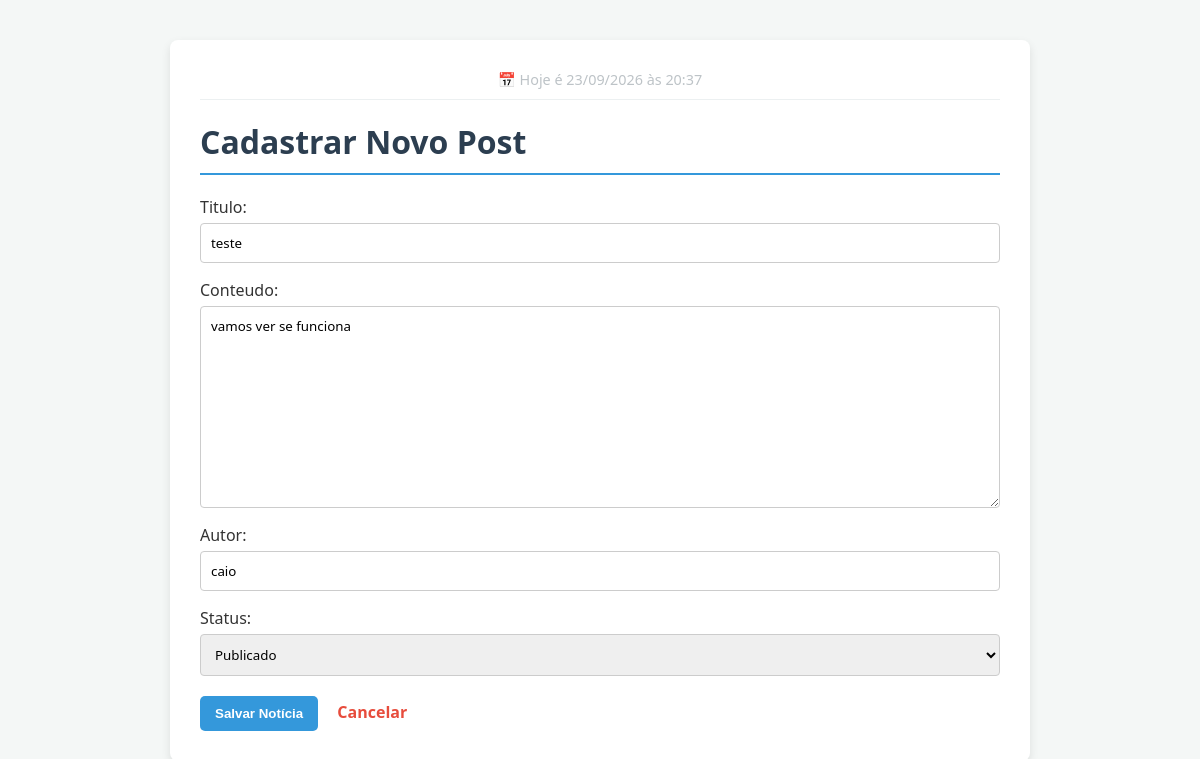
The app's page /posts/1/editar/ with its own data.
### blog/models.py (models this page shows, shortened)
class Post(models.Model):
  STATUS_CHOICES = (
      ("rascunho", "Rascunho"),
      ("publicado", "Publicado"),
  )
  titulo = models.CharField(max_length=200)
  conteudo = models.TextField()
  autor = models.CharField(max_length=100)
  status = models.CharField(
      max_length=10, choices=STATUS_CHOICES, default="rascunho"
  )

### blog/views.py (the view)
# urls.py: path('posts/<int:id>/editar/', views.editar_post, name='editar'),
def editar_post(request, id):
    post = get_object_or_404(Post, id=id)
    if request.method == 'POST':
        form = PostForm(request.POST, instance=post)
        if form.is_valid():
            form.save()
            return redirect('detalhe', id=post.id)
    else:
        form = PostForm(instance=post)
    return render(request, 'blog/form.html', {'form': form, 'post': post})

### blog/forms.py (shortened to what this page needs)
class PostForm(forms.ModelForm):
    class Meta:
        model = Post
        fields = ["titulo", "conteudo", "autor", "status"]

### blog/templates/blog/form.html (shortened to what this page needs)
{% extends 'blog/base.html' %}
{% block conteudo %}
<h1>Cadastrar Novo Post</h1>
<form method="post">
    {{ form.as_p }}
    <div style="margin-top: 20px;">
        <button type="submit">Salvar Notícia</button>
        <a href="{% url 'lista' %}" style="margin-left: 15px; color: #e74c3c; text-decoration: none; font-weight: bold;">Cancelar</a>
    </div>
</form>
{% endblock %}

### blog/templates/blog/base.html (style rules this page uses)
body { font-family: 'Segoe UI', Tahoma, Geneva, Verdana, sans-serif; background-color: #f4f7f6; color: #333; margin: 0; padding: 0; }
h1 { color: #2c3e50; border-bottom: 2px solid #3498db; padding-bottom: 10px; margin-top: 0; }
a.btn, button { background-color: #3498db; color: white; padding: 10px 15px; text-decoration: none; border: none; border-radius: 5px; font-weight: bold; cursor: pointer; transition: background 0.3s; }
form p { display: flex; flex-direction: column; }
input, textarea, select { padding: 10px; margin-top: 5px; border: 1px solid #ccc; border-radius: 4px; font-family: inherit; }

### records on screen
Post: titulo "teste", conteudo "vamos ver se funciona", autor "caio", status "Publicado"
